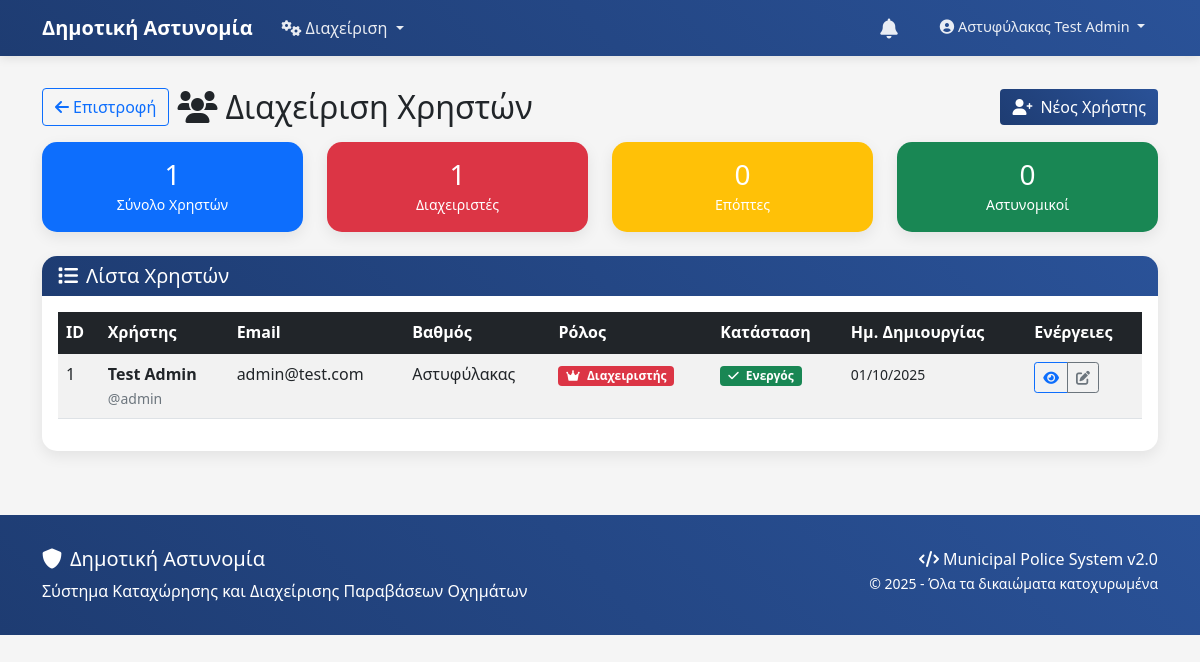
The app's page /admin/users (signed in) with its own data.
### app.py (models this page shows, shortened)
class User(db.Model):
    id = db.Column(db.Integer, primary_key=True)
    username = db.Column(db.String(50), unique=True, nullable=False)
    email = db.Column(db.String(100), unique=True, nullable=False)
    password_hash = db.Column(db.String(255), nullable=False)
    first_name = db.Column(db.String(50), nullable=False)
    last_name = db.Column(db.String(50), nullable=False)
    rank = db.Column(db.String(50), nullable=False)  # Βαθμός
    role = db.Column(db.String(20), nullable=False, default='officer')  # 'admin', 'poweruser', 'officer'
    is_active = db.Column(db.Boolean, default=True)
    created_at = db.Column(db.DateTime, default=datetime.utcnow)
    violations = db.relationship('Violation', backref='officer', lazy=True)
    sent_messages = db.relationship('Message', foreign_keys='Message.sender_id', backref='sender', lazy=True)
    received_messages = db.relationship('MessageRecipient', backref='recipient_user', lazy=True)
    def can_view_admin_dashboard(self):
        return self.role in ['admin', 'poweruser']

### app.py (the view)
@app.route('/admin/users')
@admin_required
def admin_users():
    current_user = User.query.get(session['user_id'])
    users = User.query.order_by(User.created_at.desc()).all()
    return render_template('admin/users.html', users=users, current_user=current_user)

### app.py (called while the page is built)
@app.after_request
def add_security_headers(response):
    response.headers['X-Content-Type-Options'] = 'nosniff'
    response.headers['X-Frame-Options'] = 'DENY'
    response.headers['X-XSS-Protection'] = '1; mode=block'
    response.headers['Strict-Transport-Security'] = 'max-age=31536000; includeSubDomains'
    return response

def admin_required(f):
    @wraps(f)
    def decorated_function(*args, **kwargs):
        if 'user_id' not in session:
            flash('Παρακαλώ συνδεθείτε για να συνεχίσετε.', 'warning')
            return redirect(url_for('login'))
        user = User.query.get(session['user_id'])
        if not user or not user.can_view_admin_dashboard():
            flash('Δεν έχετε δικαίωμα πρόσβασης σε αυτή τη σελίδα.', 'danger')
            return redirect(url_for('dashboard'))
        return f(*args, **kwargs)
    return decorated_function

### templates/admin/users.html (shortened to what this page needs)
{% extends "base_v2.html" %}
{% block content %}
<div class="row mb-3">
    <div class="col-12">
        <div class="d-flex justify-content-between align-items-center">
            <div class="d-flex align-items-center">
                <a href="{{ url_for('dashboard') }}" class="btn btn-outline-primary me-2">
                    <i class="fas fa-arrow-left me-1"></i>Επιστροφή
                </a>
                <h2 class="mb-0">
                    <i class="fas fa-users me-2"></i>Διαχείριση Χρηστών
                </h2>
            </div>
            <a href="{{ url_for('add_user') }}" class="btn btn-primary">
                <i class="fas fa-user-plus me-2"></i>Νέος Χρήστης
            </a>
        </div>
    </div>
</div>
{% if users %}
<div class="row mb-4">
    <div class="col-md-3">
        <div class="card bg-primary text-white">
            <div class="card-body text-center">
                <h3 class="mb-0">{{ users|length }}</h3>
                <small>Σύνολο Χρηστών</small>
            </div>
        </div>
    </div>
    <div class="col-md-3">
        <div class="card bg-danger text-white">
            <div class="card-body text-center">
                <h3 class="mb-0">{{ users|selectattr('role', 'equalto', 'admin')|list|length }}</h3>
                <small>Διαχειριστές</small>
            </div>
        </div>
    </div>
    <div class="col-md-3">
        <div class="card bg-warning text-white">
            <div class="card-body text-center">
                <h3 class="mb-0">{{ users|selectattr('role', 'equalto', 'poweruser')|list|length }}</h3>
                <small>Επόπτες</small>
            </div>
        </div>
    </div>
    <div class="col-md-3">
        <div class="card bg-success text-white">
            <div class="card-body text-center">
                <h3 class="mb-0">{{ users|selectattr('role', 'equalto', 'officer')|list|length }}</h3>
                <small>Αστυνομικοί</small>
            </div>
        </div>
    </div>
</div>
{% endif %}
<div class="row">
    <div class="col-12">
        <div class="card">
            <div class="card-header">
                <h5 class="mb-0">
                    <i class="fas fa-list me-2"></i>Λίστα Χρηστών
                </h5>
            </div>
            <div class="card-body">
                {% if users %}
                    <div class="table-responsive">
                        <table class="table table-striped table-hover">
                            <thead class="table-dark">
                                <tr>
                                    <th>ID</th>
                                    <th>Χρήστης</th>
                                    <th>Email</th>
                                    <th>Βαθμός</th>
                                    <th>Ρόλος</th>
                                    <th>Κατάσταση</th>
                                    <th>Ημ. Δημιουργίας</th>
                                    <th>Ενέργειες</th>
                                </tr>
                            </thead>
                            <tbody>
                                {% for user in users %}
                                    <tr>
                                        <td>{{ user.id }}</td>
                                        <td>
                                            <div>
                                                <strong>{{ user.first_name }} {{ user.last_name }}</strong>
                                                <br>
                                                <small class="text-muted">@{{ user.username }}</small>
                                            </div>
                                        </td>
                                        <td>{{ user.email }}</td>
                                        <td>{{ user.rank }}</td>
                                        <td>
                                            {% if user.role == 'admin' %}
                                                <span class="badge bg-danger">
                                                    <i class="fas fa-crown me-1"></i>
                                                    Διαχειριστής
                                                </span>
                                            {% elif user.role == 'poweruser' %}
                                                <span class="badge bg-warning">
                                                    <i class="fas fa-user-shield me-1"></i>
                                                    Επόπτης
                                                </span>
                                            {% else %}
                                                <span class="badge bg-success">
                                                    <i class="fas fa-user me-1"></i>
                                                    Αστυνομικός
                                                </span>
                                            {% endif %}
                                        </td>
                                        <td>
                                            {% if user.is_active %}
                                                <span class="badge bg-success">
                                                    <i class="fas fa-check me-1"></i>
                                                    Ενεργός
                                                </span>
                                            {% else %}
                                                <span class="badge bg-secondary">
                                                    <i class="fas fa-times me-1"></i>
                                                    Ανενεργός
                                                </span>
                                            {% endif %}
                                        </td>
                                        <td>
                                            <small>{{ user.created_at.strftime('%d/%m/%Y') if user.created_at else '-' }}</small>
                                        </td>
                                        <td>
                                            <div class="btn-group" role="group">
                                                <button type="button" class="btn btn-sm btn-outline-primary"
                                                        onclick="viewUserDetails({{ user.id }})"
                                                        title="Προβολή">
                                                    <i class="fas fa-eye"></i>
                                                </button>
                                                <button type="button" class="btn btn-sm btn-outline-secondary"
                                                        onclick="editUser({{ user.id }})"
                                                        title="Επεξεργασία">
                                                    <i class="fas fa-edit"></i>
                                                </button>
                                            </div>
                                        </td>
                                    </tr>
                                {% endfor %}
                            </tbody>
                        </table>
                    </div>
                {% endif %}
            </div>
        </div>
    </div>
</div>
{% endblock %}

### templates/base_v2.html (style rules this page uses)
:root { --primary-color: #1e3c72; --secondary-color: #2a5298; --accent-color: #f8f9fa; }
body { background-color: #f5f5f5; font-family: 'Segoe UI', Tahoma, Geneva, Verdana, sans-serif; }
.card { border: none; border-radius: 15px; box-shadow: 0 5px 15px rgba(0,0,0,0.08); transition: transform 0.2s; }
.card-header { background: linear-gradient(45deg, var(--primary-color), var(--secondary-color)); color: white; border-radius: 15px 15px 0 0 !important; border: none; font-weight: 600; }
.btn-primary { background: linear-gradient(45deg, var(--primary-color), var(--secondary-color)); border: none; font-weight: 500; }

### records on screen
User: id "1", first_name "Test", last_name "Admin", username "admin", email "admin@test.com", rank "Αστυφύλακας", role "admin" (drawn), is_active True (drawn), created_at "01/10/2025"

### other values on screen
{{ session.full_name }} "Αστυφύλακας Test Admin"
{{ users|length }} "1"
{{ users|selectattr('role', 'equalto', 'admin')|list|length }} "1"
{{ users|selectattr('role', 'equalto', 'poweruser')|list|length }} "0"
{{ users|selectattr('role', 'equalto', 'officer')|list|length }} "0"
